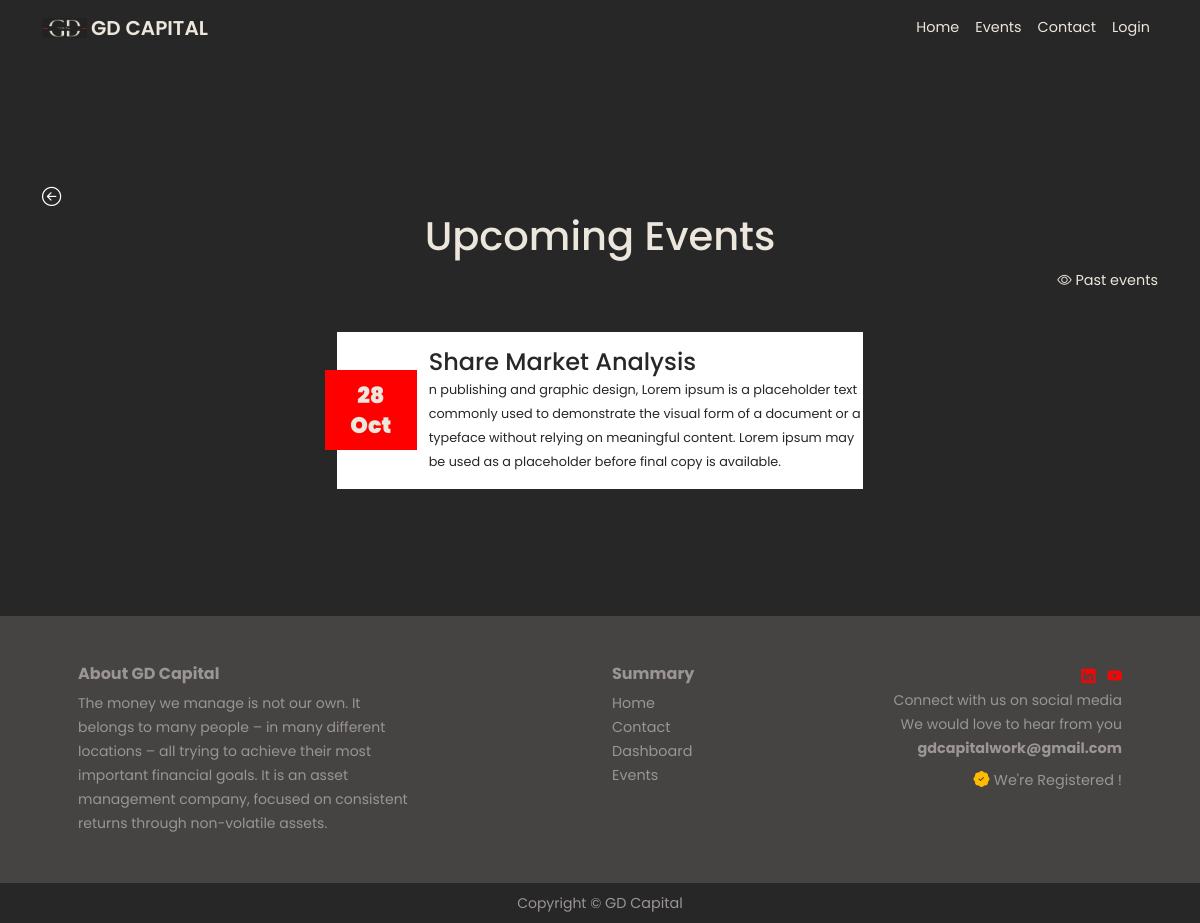
The app's page /events/, older data.
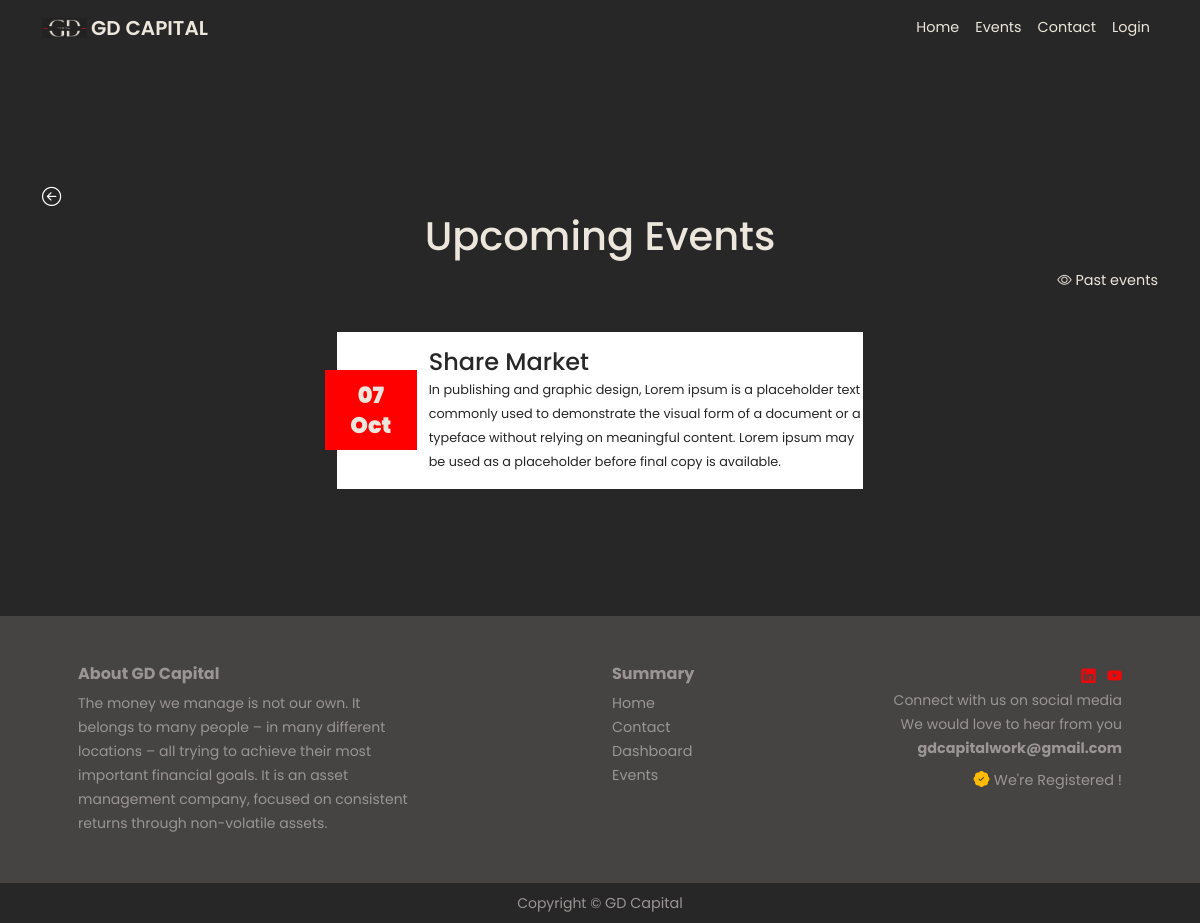
The same page, newer data.
### myapp/models.py (models this page shows, shortened)
class Event(models.Model):
    title = models.CharField(max_length=100, null=True, blank=True)
    description = models.TextField(max_length=500, null=True, blank=True)
    date = models.DateTimeField()

### myapp/views.py (the view)
# urls.py: path('events/',views.events, name="events"),
def events(request):
    data = Event.objects.all()
    return render(request,"events.html",{"data":data})

### templates/events.html (shortened to what this page needs)
{% extends 'base.html' %}
{% load static %}
{% block body %}
<section class="py-5 dark-bg" style="min-height: 70vh;display:flex;flex-direction:column;justify-content:center;align-items:center
">
    <div class="container">
        <div>
            <a href="/" class="text-dark back-arrow"><i class="bi bi-arrow-left-circle text-white" style="font-size: 1.2rem;"></i></a>
          </div>
        <div class="text-center">
            <h1 style="color:#ece6dc">Upcoming Events</h1>
            <div class="text-end">
                <a href="/past-events"><i class="bi bi-eye"></i> Past events</a>
            </div>
        </div>
        <div class="row mx-2 mt-4">
            {% for i in data %}
            <div class="col-3"></div>
            <div class="col-lg-6 col-md-6 col-12 mt-3">
                <div class="  event-card py-3 h-100 d-flex">
                    <div class="row" style="display: flex;flex-direction: row;justify-content:center;align-items:center;color: #272727;">
                        <div class="col-2 text-center date-col py-2" style="display: flex;flex-direction: row;justify-content:center;align-items:center;color:#ece6dc;font-weight: 900;">
                            {{i.date|date:"d M"}}
                        </div>
                        <div class="col-10">
                            <h4 class="m-0 p-0">{{i.title}}</h4>
                            <span style="font-size:0.8rem">
                                {{i.description}}
                            </span>
                        </div>
                    </div>
                </div>
            </div>
            <div class="col-3"></div>
            {% empty %}
                <div class="alert alert-danger alert-events">
                    <i class="bi bi-bug"></i> No upcoming events.
                </div>
            {% endfor %}
        </div>
    </div>
</section>
{% endblock body %}

Row changes from the older to the newer data that the page shows:
removed Event: date "28 Oct", title "Share Market Analysis", description "n publishing and graphic design, Lorem ipsum is a placeholder text commonly used to demonstrate the visual form of a document or a typeface without relying on meaningful content. Lorem ipsum may be used as a placeholder before final copy is available."
added Event: date "07 Oct", title "Share Market", description "In publishing and graphic design, Lorem ipsum is a placeholder text commonly used to demonstrate the visual form of a document or a typeface without relying on meaningful content. Lorem ipsum may be used as a placeholder before final copy is available."
